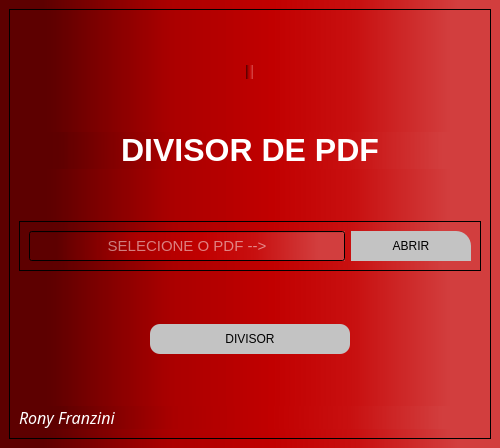
<?xml version="1.0" encoding="UTF-8"?>
<ui version="4.0">
 <class>MainWindow</class>
 <widget class="QMainWindow" name="MainWindow">
  <property name="enabled">
   <bool>true</bool>
  </property>
  <property name="geometry">
   <rect>
    <x>0</x>
    <y>0</y>
    <width>500</width>
    <height>448</height>
   </rect>
  </property>
  <property name="minimumSize">
   <size>
    <width>500</width>
    <height>448</height>
   </size>
  </property>
  <property name="maximumSize">
   <size>
    <width>500</width>
    <height>448</height>
   </size>
  </property>
  <property name="windowTitle">
   <string>MainWindow</string>
  </property>
  <property name="styleSheet">
   <string notr="true">background-color: qlineargradient(spread:reflect, x1:0, y1:0, x2:1, y2:0, stop:0.0852273 rgba(93, 0, 0, 243), stop:0.335227 rgba(170, 0, 0, 255), stop:0.545455 rgba(193, 0, 0, 243), stop:0.715909 rgba(200, 16, 16, 255), stop:0.914773 rgba(210, 62, 62, 255));</string>
  </property>
  <widget class="QWidget" name="centralwidget">
   <layout class="QVBoxLayout" name="verticalLayout_2">
    <item>
     <widget class="QFrame" name="frame">
      <property name="styleSheet">
       <string notr="true">background-color: qlineargradient(spread:reflect, x1:0, y1:0, x2:1, y2:0, stop:0.0852273 rgba(93, 0, 0, 243), stop:0.335227 rgba(170, 0, 0, 255), stop:0.545455 rgba(193, 0, 0, 243), stop:0.715909 rgba(200, 16, 16, 255), stop:0.914773 rgba(210, 62, 62, 255));</string>
      </property>
      <property name="frameShape">
       <enum>QFrame::StyledPanel</enum>
      </property>
      <property name="frameShadow">
       <enum>QFrame::Raised</enum>
      </property>
      <layout class="QVBoxLayout" name="verticalLayout">
       <item>
        <spacer name="verticalSpacer_2">
         <property name="orientation">
          <enum>Qt::Vertical</enum>
         </property>
         <property name="sizeHint" stdset="0">
          <size>
           <width>20</width>
           <height>40</height>
          </size>
         </property>
        </spacer>
       </item>
       <item alignment="Qt::AlignHCenter">
        <widget class="QLabel" name="lbl_tittle">
         <property name="maximumSize">
          <size>
           <width>156</width>
           <height>106</height>
          </size>
         </property>
         <property name="font">
          <font>
           <kerning>true</kerning>
          </font>
         </property>
         <property name="styleSheet">
          <string notr="true">alternate-background-color: qradialgradient(spread:pad, cx:0.5, cy:0.5, radius:0.5, fx:0.5, fy:0.5, stop:0 rgba(255, 235, 235, 206), stop:0.35 rgba(255, 188, 188, 80), stop:0.4 rgba(255, 162, 162, 80), stop:0.425 rgba(255, 132, 132, 156), stop:0.44 rgba(252, 128, 128, 80), stop:1 rgba(255, 255, 255, 0));</string>
         </property>
         <property name="text">
          <string/>
         </property>
         <property name="textFormat">
          <enum>Qt::AutoText</enum>
         </property>
         <property name="pixmap">
          <pixmap>baianinho.png</pixmap>
         </property>
         <property name="scaledContents">
          <bool>true</bool>
         </property>
         <property name="alignment">
          <set>Qt::AlignBottom|Qt::AlignJustify</set>
         </property>
         <property name="wordWrap">
          <bool>false</bool>
         </property>
        </widget>
       </item>
       <item>
        <spacer name="verticalSpacer_3">
         <property name="orientation">
          <enum>Qt::Vertical</enum>
         </property>
         <property name="sizeHint" stdset="0">
          <size>
           <width>20</width>
           <height>40</height>
          </size>
         </property>
        </spacer>
       </item>
       <item>
        <widget class="QLabel" name="label">
         <property name="cursor">
          <cursorShape>PointingHandCursor</cursorShape>
         </property>
         <property name="styleSheet">
          <string notr="true">background-color: qlineargradient(spread:reflect, x1:0, y1:0, x2:1, y2:0, stop:0.0852273 rgba(93, 0, 0, 243), stop:0.335227 rgba(170, 0, 0, 255), stop:0.545455 rgba(193, 0, 0, 243), stop:0.715909 rgba(200, 16, 16, 255), stop:0.914773 rgba(210, 62, 62, 255));</string>
         </property>
         <property name="text">
          <string>&lt;html&gt;&lt;head/&gt;&lt;body&gt;&lt;p align=&quot;center&quot;&gt;&lt;span style=&quot; font-size:24pt; font-weight:600; color:#ffffff;&quot;&gt;DIVISOR DE PDF&lt;/span&gt;&lt;/p&gt;&lt;/body&gt;&lt;/html&gt;</string>
         </property>
        </widget>
       </item>
       <item>
        <spacer name="verticalSpacer">
         <property name="orientation">
          <enum>Qt::Vertical</enum>
         </property>
         <property name="sizeHint" stdset="0">
          <size>
           <width>20</width>
           <height>40</height>
          </size>
         </property>
        </spacer>
       </item>
       <item>
        <widget class="QFrame" name="frame_2">
         <property name="frameShape">
          <enum>QFrame::StyledPanel</enum>
         </property>
         <property name="frameShadow">
          <enum>QFrame::Raised</enum>
         </property>
         <layout class="QHBoxLayout" name="horizontalLayout">
          <item>
           <widget class="QLineEdit" name="txt_path">
            <property name="minimumSize">
             <size>
              <width>0</width>
              <height>30</height>
             </size>
            </property>
            <property name="font">
             <font>
              <pointsize>11</pointsize>
             </font>
            </property>
            <property name="styleSheet">
             <string notr="true">color: rgb(255, 255, 255);</string>
            </property>
            <property name="alignment">
             <set>Qt::AlignCenter</set>
            </property>
            <property name="placeholderText">
             <string>SELECIONE O PDF --&gt;</string>
            </property>
            <property name="clearButtonEnabled">
             <bool>true</bool>
            </property>
           </widget>
          </item>
          <item>
           <widget class="QPushButton" name="btn_open">
            <property name="minimumSize">
             <size>
              <width>120</width>
              <height>30</height>
             </size>
            </property>
            <property name="cursor">
             <cursorShape>PointingHandCursor</cursorShape>
            </property>
            <property name="styleSheet">
             <string notr="true">QPushButton{
    background-color:#c3c3c3;
    color:black; border: solid 0px;
    font: bold 14px &quot;Segoe UI&quot;;
    border-top-right-radius:15px;
}

QPushButton:hover{
    background-color:rgb(227, 24, 54);
    color:#fff
}</string>
            </property>
            <property name="text">
             <string>ABRIR</string>
            </property>
           </widget>
          </item>
         </layout>
        </widget>
       </item>
       <item>
        <spacer name="verticalSpacer_4">
         <property name="orientation">
          <enum>Qt::Vertical</enum>
         </property>
         <property name="sizeHint" stdset="0">
          <size>
           <width>20</width>
           <height>40</height>
          </size>
         </property>
        </spacer>
       </item>
       <item alignment="Qt::AlignHCenter">
        <widget class="QPushButton" name="pushButton_2">
         <property name="minimumSize">
          <size>
           <width>200</width>
           <height>30</height>
          </size>
         </property>
         <property name="cursor">
          <cursorShape>PointingHandCursor</cursorShape>
         </property>
         <property name="styleSheet">
          <string notr="true">QPushButton{
    background-color:#c3c3c3;
    color:black;
    border: solid 0px;
    font: bold 14px &quot;Segoe UI&quot;;
    border-radius:10px;
}

QPushButton:hover{
    background-color:rgb(227, 24, 54);
    color:#fff
}</string>
         </property>
         <property name="text">
          <string>DIVISOR</string>
         </property>
        </widget>
       </item>
       <item>
        <spacer name="verticalSpacer_5">
         <property name="orientation">
          <enum>Qt::Vertical</enum>
         </property>
         <property name="sizeHint" stdset="0">
          <size>
           <width>20</width>
           <height>40</height>
          </size>
         </property>
        </spacer>
       </item>
       <item>
        <widget class="QLabel" name="lbl_name">
         <property name="font">
          <font>
           <family>MV Boli</family>
           <pointsize>16</pointsize>
          </font>
         </property>
         <property name="text">
          <string>&lt;html&gt;&lt;head/&gt;&lt;body&gt;&lt;p&gt;&lt;span style=&quot; font-size:12pt; font-style:italic; color:#ffffff;&quot;&gt;Rony Franzini &lt;/span&gt;&lt;/p&gt;&lt;/body&gt;&lt;/html&gt;</string>
         </property>
        </widget>
       </item>
      </layout>
     </widget>
    </item>
   </layout>
  </widget>
 </widget>
 <resources>
  <include location="icons.qrc"/>
 </resources>
 <connections/>
</ui>
